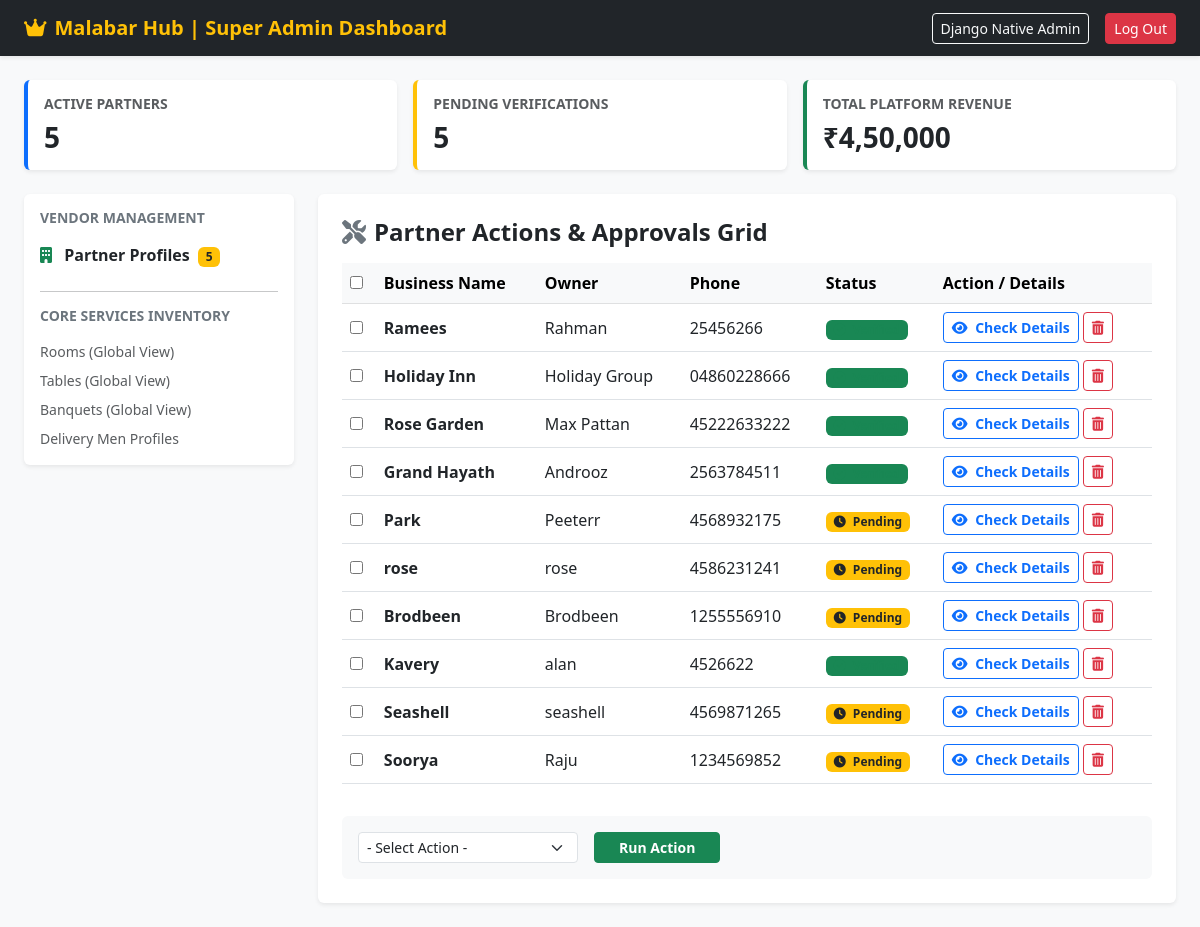
The page /super-admin/dashboard/ (signed in) on the database as committed earlier.
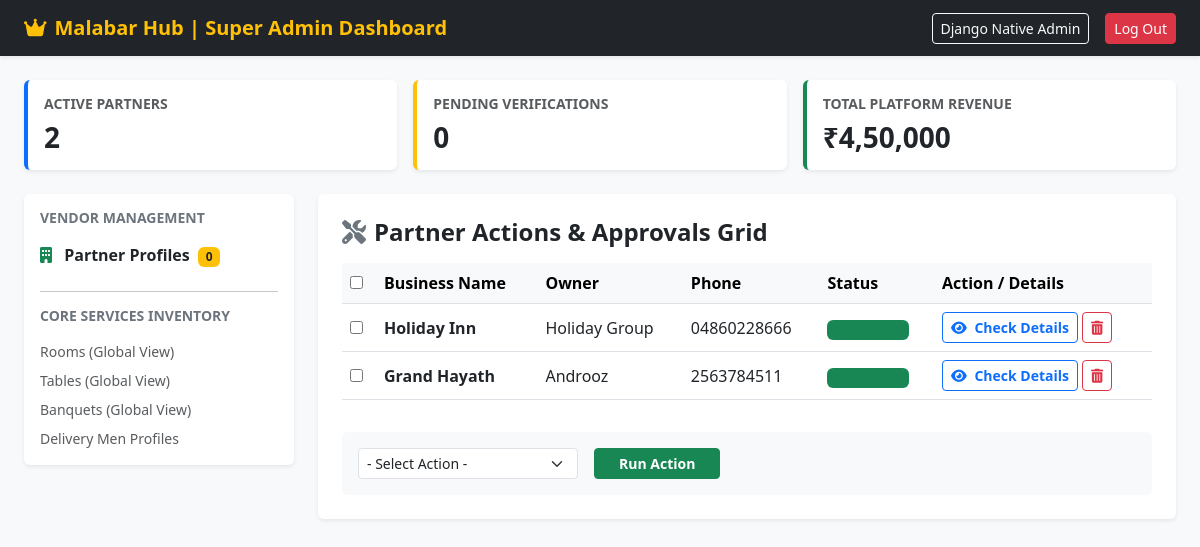
The same page on the database as committed later.
### restaurants/models.py (models this page shows, shortened)
class Restaurant(models.Model):
    user = models.OneToOneField(User, on_delete=models.CASCADE, null=True, blank=True)
    business_name = models.CharField(max_length=255)
    slug = models.SlugField(unique=True, blank=True)
    owner_name = models.CharField(max_length=255)
    email = models.EmailField(unique=True)
    phone_number = models.CharField(max_length=20)
    pan_card = models.CharField(max_length=50, blank=True, null=True)
    gst_number = models.CharField(max_length=50, blank=True, null=True)
    fssai_license = models.CharField(max_length=50, blank=True, null=True)
    bank_account = models.CharField(max_length=50, blank=True, null=True)
    ifsc_code = models.CharField(max_length=20, blank=True, null=True)
    pan_document = models.FileField(upload_to='kyc_docs/', blank=True, null=True)
    gst_document = models.FileField(upload_to='kyc_docs/', blank=True, null=True)
    fssai_document = models.FileField(upload_to='kyc_docs/', blank=True, null=True)
    outside_view = models.ImageField(upload_to='restaurant_images/', blank=True, null=True)
    inside_view = models.ImageField(upload_to='restaurant_images/', blank=True, null=True)
    table_images = models.ImageField(upload_to='restaurant_images/', blank=True, null=True)
    room_images = models.ImageField(upload_to='restaurant_images/', blank=True, null=True)
    banquet_images = models.ImageField(upload_to='restaurant_images/', blank=True, null=True)
    rooftop_images = models.ImageField(upload_to='restaurant_images/', blank=True, null=True)
    bar_images = models.ImageField(upload_to='restaurant_images/', blank=True, null=True)
    is_verified = models.BooleanField(default=False)
    is_accepting_orders = models.BooleanField(default=True)
    created_at = models.DateTimeField(auto_now_add=True)

### restaurants/views.py (the view)
# urls.py: path('super-admin/dashboard/', views.super_admin_dashboard_view, name='super_admin_dashboard'),
@staff_member_required
def super_admin_dashboard_view(request):
    restaurants = Restaurant.objects.all()
    pending_restaurants = restaurants.filter(is_verified=False)
    if request.method == 'POST':
        action_type = request.POST.get('action_type')
        selected_ids = request.POST.getlist('selected_restaurants')
        if action_type == 'approve' and selected_ids:
            Restaurant.objects.filter(id__in=selected_ids).update(is_verified=True)
            return redirect('super_admin_dashboard')
    context = {
        'restaurants': restaurants,
        'pending_count': pending_restaurants.count(),
        'active_count': restaurants.filter(is_verified=True).count(),
    }
    return render(request, 'restaurants/admin_dashboard.html', context)

### templates/restaurants/admin_dashboard.html (shortened to what the changed rows need)
<!DOCTYPE html>
<html lang="en">
<head>
    <link href="https://cdn.jsdelivr.net/npm/bootstrap@5.3.0/dist/css/bootstrap.min.css" rel="stylesheet">
    <link rel="stylesheet" href="https://cdnjs.cloudflare.com/ajax/libs/font-awesome/6.4.0/css/all.min.css">
</head>
<body class="bg-light">
    <div class="container-fluid py-4 px-4">
        <div class="row g-3 mb-4">
            <div class="col-md-4">
                <div class="card border-0 shadow-sm p-3 bg-white border-start border-primary border-4">
                    <h6 class="text-muted text-uppercase small fw-bold">Active Partners</h6>
                    <h3 class="fw-bold text-dark mb-0">{{ active_count }}</h3>
                </div>
            </div>
            <div class="col-md-4">
                <div class="card border-0 shadow-sm p-3 bg-white border-start border-warning border-4">
                    <h6 class="text-muted text-uppercase small fw-bold">Pending Verifications</h6>
                    <h3 class="fw-bold text-dark mb-0">{{ pending_count }}</h3>
                </div>
            </div>
        </div>
        <div class="row">
            <div class="col-md-3">
                <div class="card border-0 shadow-sm p-3 bg-white mb-4">
                    <ul class="list-unstyled mb-0">
                        <li class="mb-2"><a href="#" class="text-decoration-none text-dark fw-semibold"><i class="fas fa-building me-2 text-success"></i> Partner Profiles <span class="badge bg-warning text-dark ms-1">{{ pending_count }}</span></a></li>
                    </ul>
                </div>
            </div>
            <div class="col-md-9">
                <div class="card border-0 shadow-sm p-4 bg-white">
                    <form method="POST">
                        <div class="table-responsive">
                            <table class="table table-hover align-middle">
                                <thead class="table-light">
                                    <tr>
                                        <th><input type="checkbox" id="selectAll"></th>
                                        <th>Business Name</th>
                                        <th>Owner</th>
                                        <th>Phone</th>
                                        <th>Status</th>
                                        <th>Action / Details</th>
                                    </tr>
                                </thead>
                                <tbody>
                                    {% for r in restaurants %}
                                    <tr>
                                        <td><input type="checkbox" name="selected_restaurants" value="{{ r.id }}"></td>
                                        <td class="fw-bold text-dark">{{ r.business_name }}</td>
                                        <td>{{ r.owner_name }}</td>
                                        <td>{{ r.phone_number }}</td>
                                        <td>
                                            {% if r.is_verified %}
                                                <span class="badge bg-success bg-opacity-15 text-success px-2 py-1"><i class="fas fa-check-circle me-1"></i> Verified</span>
                                            {% else %}
                                                <span class="badge bg-warning bg-opacity-15 text-dark px-2 py-1"><i class="fas fa-clock me-1"></i> Pending</span>
                                            {% endif %}
                                        </td>
                                        <td>
                                            <div class="d-flex align-items-center gap-1">
                                                <a href="{% url 'admin:restaurants_restaurant_change' r.id %}" target="_blank" class="btn btn-outline-primary btn-sm fw-bold">
                                                    <i class="fas fa-eye me-1"></i> Check Details
                                                </a>
                                                <a href="{% url 'delete_restaurant' r.id %}" class="btn btn-outline-danger btn-sm fw-bold" onclick="return confirm('Are you sure you want to delete {{ r.business_name }}?');">
                                                    <i class="fas fa-trash-alt"></i>
                                                </a>
                                            </div>
                                        </td>
                                    </tr>
                                    {% empty %}
                                    <tr>
                                        <td colspan="6" class="text-center text-muted py-4">No restaurant partners found.</td>
                                    </tr>
                                    {% endfor %}
                                </tbody>
                            </table>
                        </div>
                    </form>
                </div>
            </div>
        </div>
    </div>
</body>
</html>

Rows that differ between the two databases and show on the page:
removed Restaurant: business_name "Ramees", owner_name "Rahman", phone_number "25456266", is_verified True (drawn)
removed Restaurant: business_name "Rose Garden", owner_name "Max Pattan", phone_number "45222633222", is_verified True (drawn)
removed Restaurant: business_name "Park", owner_name "Peeterr", phone_number "4568932175", is_verified False (drawn)
removed Restaurant: business_name "rose", owner_name "rose", phone_number "4586231241", is_verified False (drawn)
removed Restaurant: business_name "Brodbeen", owner_name "Brodbeen", phone_number "1255556910", is_verified False (drawn)
removed Restaurant: business_name "Kavery", owner_name "alan", phone_number "4526622", is_verified True (drawn)
removed Restaurant: business_name "Seashell", owner_name "seashell", phone_number "4569871265", is_verified False (drawn)
removed Restaurant: business_name "Soorya", owner_name "Raju", phone_number "1234569852", is_verified False (drawn)
Other text that changed with them:
{{ active_count }}: "5" → "2"
{{ pending_count }}: "5" → "0"
